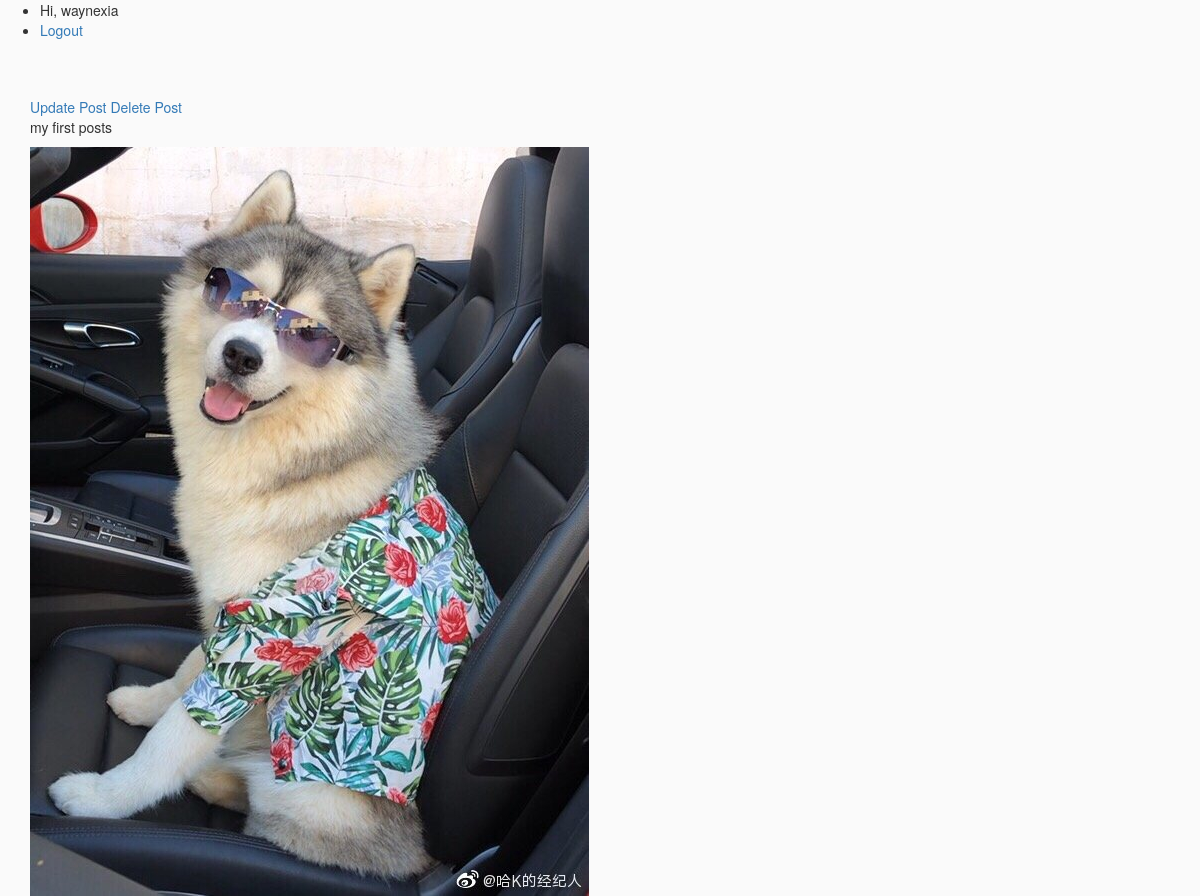
Screenshot of /insta/post/1/ (signed in) with the database file from the repository.
### Insta/models.py (models this page shows, shortened)
class InstaUser(AbstractUser):
    profile_pic = ProcessedImageField(
        upload_to='static/images/profiles',
        format='JPEG',
        options={'quality': 100},
        blank=True,
        null=True,
    )

class Post(models.Model):
    title = models.TextField(blank=True, null=True)
    image = ProcessedImageField(
        upload_to='static/images/posts',
        format='JPEG',
        options={'quality':100},
        blank=True,
        null=True,
    )

### Insta/views.py (the view)
# urls.py: path('post/<int:pk>/', PostDetailView.as_view(), name='post_detail'),
class PostDetailView(DetailView):
    model = Post
    template_name = 'post_detail.html'

### templates/post_detail.html
{% extends 'base.html' %}
{% block content %}
<div>
    <a href="{% url 'post_update' object.id %}">Update Post</a>
    <a href="{% url 'post_delete' object.id %}">Delete Post</a>
</div>
<p> {{ object.title }} </p>
<image src="/{{object.image}}">
{% endblock content %}

### templates/header.html (shortened to what this page needs)
<ul>
    {% if request.user.is_authenticated %}
    <li>
        Hi, {{request.user.username}}
    </li>
    <li>
        <a href="{% url 'logout' %}">Logout</a>
    </li>
    {% endif %}
</ul>

### static/css/style.css (style rules this page uses)
html { height: 100%; }
body { min-height: 100%; background-color: #fafafa; }

### rows the page displays
InstaUser: user.username "waynexia"
Post: title "my first posts", image (picture)
